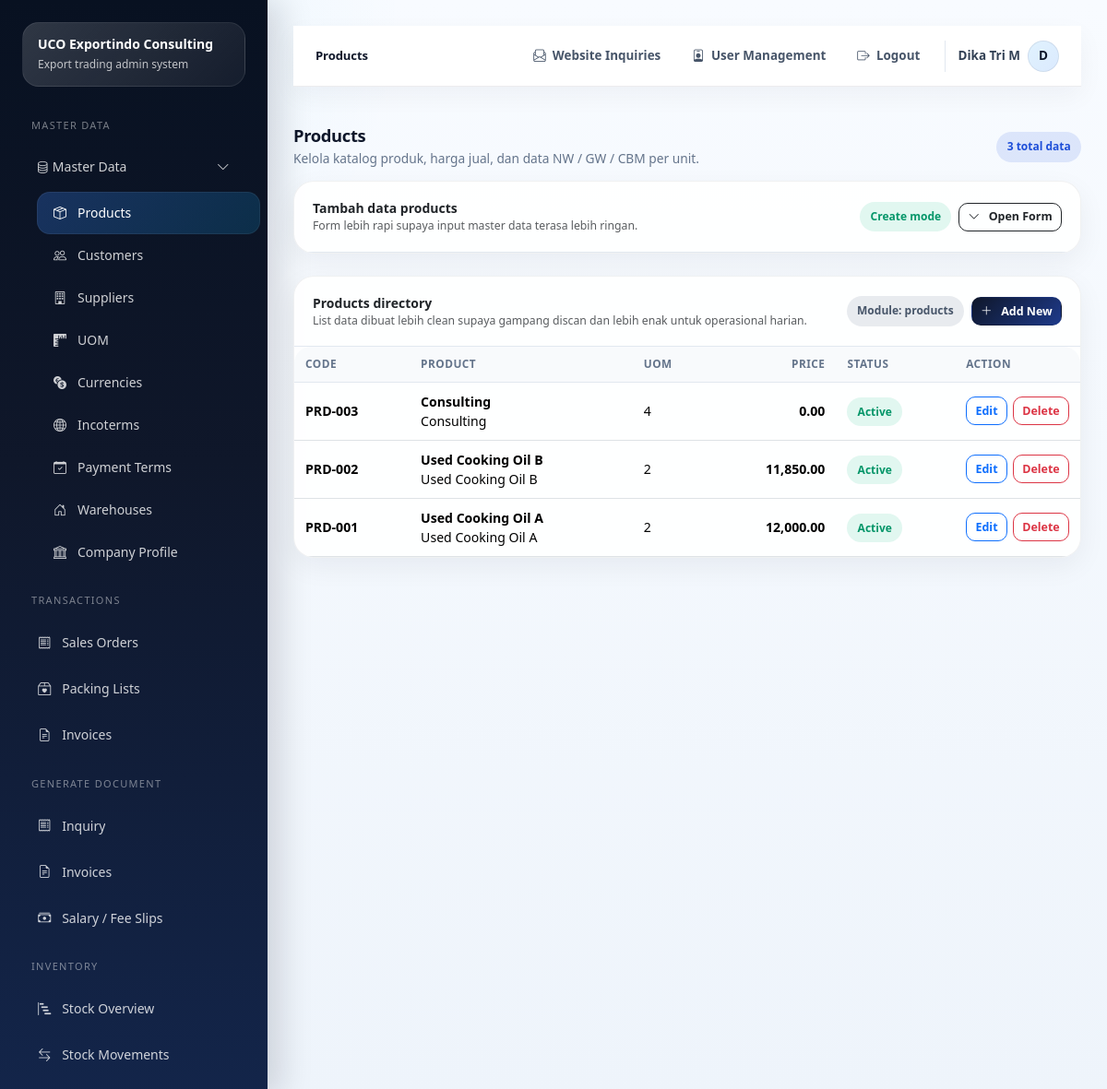
Page /masters/products (signed in) on the committed database.
### tables this page shows
CREATE TABLE IF NOT EXISTS `products` (
  `id` int NOT NULL AUTO_INCREMENT,
  `code` varchar(50) NOT NULL,
  `product_name` varchar(150) NOT NULL,
  `description` text,
  `image` varchar(255) DEFAULT NULL,
  `uom_id` int DEFAULT NULL,
  `sales_price` decimal(18,2) NOT NULL DEFAULT '0.00',
  `nw_unit` decimal(18,4) NOT NULL DEFAULT '0.0000',
  `gw_unit` decimal(18,4) NOT NULL DEFAULT '0.0000',
  `cbm_unit` decimal(18,4) NOT NULL DEFAULT '0.0000',
  `package_unit` decimal(18,4) NOT NULL DEFAULT '0.0000',
  `is_active` tinyint(1) NOT NULL DEFAULT '1',
  `created_at` timestamp NULL DEFAULT CURRENT_TIMESTAMP,
  PRIMARY KEY (`id`),
  KEY `fk_products_uom` (`uom_id`),
  CONSTRAINT `fk_products_uom` FOREIGN KEY (`uom_id`) REFERENCES `uoms` (`id`) ON DELETE SET NULL
);

### application/core/MY_Controller.php (called while the page is built, shortened)
<?php
class MY_Controller extends CI_Controller
{
    protected $user;
    public function __construct()
    {
        $this->user = $this->session->userdata('user');
    }
    protected function render($view, $data = [], $layout = 'admin')
    {
        $data['current_user'] = $this->user;
        $this->load->view('templates/admin_header', $data);
        $this->load->view($view, $data);
        $this->load->view('templates/admin_footer', $data);
    }
}

### application/controllers/Masters.php (called while the page is built, shortened)
<?php
class Masters extends MY_Controller
{
    private $maps = [];
    public function __construct()
    {
        $this->maps = [
            'customers' => ['table' => 'customers', 'title' => 'Customers', 'fields' => ['customer_code', 'company_name', 'pic_name', 'email', 'phone', 'address', 'country', 'is_active']],
            'suppliers' => ['table' => 'suppliers', 'title' => 'Suppliers', 'fields' => ['company_name', 'pic_name', 'email', 'phone', 'address', 'country']],
            'uom' => ['table' => 'uoms', 'title' => 'UOM', 'fields' => ['uom_name']],
            'currencies' => ['table' => 'currencies', 'title' => 'Currencies', 'fields' => ['currency_code', 'currency_name']],
            'incoterms' => ['table' => 'incoterms', 'title' => 'Incoterms', 'fields' => ['incoterm_code', 'description']],
            'payment_terms' => ['table' => 'payment_terms', 'title' => 'Payment Terms', 'fields' => ['term_name', 'description']],
            'warehouses' => ['table' => 'warehouses', 'title' => 'Warehouses', 'fields' => ['code', 'warehouse_name', 'location', 'is_active']],
            'users' => ['table' => 'users', 'title' => 'User Management', 'fields' => ['nama', 'username', 'password', 'position', 'role', 'is_active']],
            'products' => ['table' => 'products', 'title' => 'Products', 'fields' => ['code', 'product_name', 'description', 'image', 'uom_id',  'sales_price', 'nw_unit', 'gw_unit', 'cbm_unit', 'package_unit', 'is_active']],
        ];
    }
    public function index($slug = 'products')
    {
        $cfg = $this->maps[$slug];
        $data['page_title'] = $cfg['title'];
        $data['slug'] = $slug;
        $data['cfg'] = $cfg;
        $data['edit'] = $this->input->get('edit') ? $this->crud->get($cfg['table'], $this->input->get('edit')) : null;
        if ($slug === 'products') $data['uoms'] = $this->crud->all('uoms', 'uom_name ASC');
        $data['rows'] = $this->crud->all($cfg['table']);
        $this->render('admin/masters/index', $data);
    }
}

### index.php (called while the page is built, shortened)
<?php
require BASEPATH . 'core/CodeIgniter.php';

### application/helpers/uco_helper.php (called while the page is built, shortened)
<?php
function e($str)
{
    return htmlspecialchars((string)$str, ENT_QUOTES, 'UTF-8');
}
function format_money($amount, $decimals = 2)
{
    return number_format((float)$amount, $decimals, '.', ',');
}

### application/models/Crud_model.php (called while the page is built, shortened)
<?php
class Crud_model extends CI_Model
{
    public function all($table, $orderBy = 'id DESC')
    {
        $this->db->order_by($orderBy);
        return $this->db->get($table)->result_array();
    }
}

### application/views/admin/masters/index.php (the view, shortened to what this page needs)
<?php
$count_rows = is_array($rows) ? count($rows) : 0;
$title_map = [
  'products' => 'Kelola katalog produk, harga jual, dan data NW / GW / CBM per unit.',
  'customers' => 'Simpan buyer dan customer export agar transaksi lebih cepat saat create SO.',
  'suppliers' => 'Kelola data vendor atau supplier untuk kebutuhan sourcing dan operasional.',
  'uom' => 'Atur satuan unit yang dipakai oleh produk dan transaksi.',
  'currencies' => 'Kelola mata uang untuk sales order dan invoice internasional.',
  'incoterms' => 'Standarkan term perdagangan agar dokumen export lebih konsisten.',
  'payment_terms' => 'Simpan skema pembayaran yang sering dipakai saat transaksi.',
  'warehouses' => 'Kelola gudang aktif untuk flow inbound, stock, dan shipment.',
  'users' => 'Atur akses admin dan staff agar operasional lebih tertib.',
];
$form_title = $edit ? 'Edit data ' . strtolower($page_title) : 'Tambah data ' . strtolower($page_title);
$section_desc = $title_map[$slug] ?? 'Kelola master data sistem dengan tampilan yang lebih modern dan mudah dipahami.';
?>
<div class="section-block">
  <div class="section-head">
    <div>
      <h3><?= e($page_title); ?></h3>
      <p><?= e($section_desc); ?></p>
    </div>
    <span class="badge-soft badge-soft-primary"><?= $count_rows; ?> total data</span>
  </div>
  <div class="row g-4">
    <div class="col-12">
      <div class="card shadow-sm">
        <div class="card-header d-flex flex-wrap justify-content-between align-items-center gap-3">
          <div>
            <strong><?= e(ucfirst($form_title)); ?></strong>
            <div class="text-muted small">Form lebih rapi supaya input master data terasa lebih ringan.</div>
          </div>
          <div class="d-flex align-items-center gap-2">
            <?php if ($edit): ?>
              <span class="badge-soft badge-soft-warning">Edit mode</span>
            <?php else: ?>
              <span class="badge-soft badge-soft-success">Create mode</span>
            <?php endif; ?>
            <button
              class="btn btn-sm btn-outline-dark"
              type="button"
              data-bs-toggle="collapse"
              data-bs-target="#masterFormCollapse"
              aria-expanded="<?= $edit ? 'true' : 'false'; ?>"
              aria-controls="masterFormCollapse">
              <i class="bi bi-chevron-down me-1"></i>
              <?= $edit ? 'Hide / Show Form' : 'Open Form'; ?>
            </button>
          </div>
        </div>
      </div>
    </div>
    <div class="col-12">
      <div class="card shadow-sm">
        <div class="card-header d-flex flex-wrap justify-content-between align-items-center gap-3">
          <div>
            <strong><?= e($page_title); ?> directory</strong>
            <div class="text-muted small">List data dibuat lebih clean supaya gampang discan dan lebih enak untuk operasional harian.</div>
          </div>
          <div class="d-flex align-items-center gap-2">
            <div class="badge-soft badge-soft-secondary">Module: <?= e($slug); ?></div>
            <button
              class="btn btn-sm btn-dark"
              type="button"
              data-bs-toggle="collapse"
              data-bs-target="#masterFormCollapse"
              aria-expanded="<?= $edit ? 'true' : 'false'; ?>"
              aria-controls="masterFormCollapse">
              <i class="bi bi-plus-lg me-1"></i> Add New
            </button>
          </div>
        </div>
        <div class="card-body p-0">
          <div class="table-responsive">
            <table class="table table-sm mb-0 align-middle">
              <thead>
                <tr>
                  <?php if ($slug === 'products'): ?>
                    <th>Code</th>
                    <th>Product</th>
                    <th>UOM</th>
                    <th class="text-end">Price</th>
                    <th>Status</th>
                    <th class="action-cell">Action</th>
                  <?php elseif ($slug === 'uom'): ?>
                    <th>UOM</th>
                    <th class="action-cell">Action</th>
                  <?php elseif ($slug === 'currencies'): ?>
                    <th>Code</th>
                    <th>Name</th>
                    <th class="action-cell">Action</th>
                  <?php elseif ($slug === 'incoterms'): ?>
                    <th>Code</th>
                    <th>Description</th>
                    <th class="action-cell">Action</th>
                  <?php elseif ($slug === 'payment_terms'): ?>
                    <th>Term</th>
                    <th>Description</th>
                    <th class="action-cell">Action</th>
                  <?php endif; ?>
                </tr>
              </thead>
              <tbody>
                <?php if (!$rows): ?>
                  <tr>
                    <td colspan="6" class="empty-state">Belum ada data <?= e(strtolower($page_title)); ?>.</td>
                  </tr>
                  <?php else: foreach ($rows as $row): ?>
                    <tr>
                      <?php if ($slug === 'products'): ?>
                        <td class="fw-semibold"><?= e($row['code']); ?></td>
                        <td>
                          <div class="fw-semibold"><?= e($row['product_name']); ?></div>
                          <div class="small-muted"><?= e($row['description']); ?></div>
                        </td>
                        <td><?= e($row['uom_id'] ?? '-'); ?></td>
                        <td class="text-end fw-semibold"><?= format_money($row['sales_price'] ?? 0); ?></td>
                        <td><span class="badge-soft badge-soft-<?= (($row['is_active'] ?? 1) ? 'success' : 'secondary'); ?>"><?= (($row['is_active'] ?? 1) ? 'Active' : 'Inactive'); ?></span></td>
                      <?php elseif ($slug === 'uom'): ?>
                        <td class="fw-semibold"><?= e($row['uom_name']); ?></td>
                      <?php elseif ($slug === 'currencies'): ?>
                        <td class="fw-semibold"><?= e($row['currency_code']); ?></td>
                        <td><?= e($row['currency_name']); ?></td>
                      <?php elseif ($slug === 'incoterms'): ?>
                        <td class="fw-semibold"><?= e($row['incoterm_code']); ?></td>
                        <td><?= e($row['description']); ?></td>
                      <?php elseif ($slug === 'payment_terms'): ?>
                        <td class="fw-semibold"><?= e($row['term_name']); ?></td>
                        <td><?= e($row['description']); ?></td>
                      <?php endif; ?>
                      <td class="action-cell">
                        <div class="table-action-group">
                          <a href="<?= site_url('masters/' . $slug . '?edit=' . $row['id']); ?>" class="btn btn-sm btn-outline-primary">Edit</a>
                          <form method="post" class="d-inline" onsubmit="return confirm('Hapus data ini?')">
                            <button class="btn btn-sm btn-outline-danger">Delete</button>
                          </form>
                        </div>
                      </td>
                    </tr>
                <?php endforeach;
                endif; ?>
              </tbody>
            </table>
          </div>
        </div>
      </div>
    </div>
  </div>
</div>

### assets/css2/app.css (style rules this page uses)
:root { --uco-navy: #0f172a; --uco-navy-2: #111c44; --uco-blue: #1d4ed8; --uco-cyan: #0ea5e9; --uco-green: #10b981; --uco-warning: #f59e0b; --uco-danger: #ef4444; --uco-light: #f8fafc; --uco-line: #e2e8f0; --uco-text: #0f172a; --uco-muted: #64748b; --uco-card: #ffffff; --uco-shadow: 0 20px 45px rgba(15, 23, 42, .08); }
html, body { height: 100%; }
body { font-size: 14px; color: var(--uco-text); background: radial-gradient(circle at top left, rgba(14, 165, 233, .08), transparent 26%), linear-gradient(180deg, #f8fbff 0%, #eef4fb 100%); }
a { text-decoration: none; }
.glass-card, .card, .login-card, .public-soft-card { border: 1px solid rgba(15, 23, 42, .06) !important; border-radius: 22px !important; box-shadow: var(--uco-shadow) !important; }
.card, .glass-card { background: rgba(255,255,255,.9); overflow: hidden; }
.card .card-header { background: transparent !important; border-bottom: 1px solid var(--uco-line); padding: 18px 20px; }
.card .card-body { padding: 20px; }
.table-responsive { border-radius: 18px; }
.table-sm td, .table-sm th { vertical-align: middle; padding: .85rem .9rem; }
.table thead th { background: #f8fafc; color: #334155; font-size: 12px; text-transform: uppercase; letter-spacing: .03em; border-bottom: 1px solid var(--uco-line); }
.badge-soft { padding: .45rem .7rem; border-radius: 999px; font-weight: 600; font-size: 12px; }
.badge-soft-primary { background: rgba(29,78,216,.12); color: #1d4ed8; }
.badge-soft-success { background: rgba(16,185,129,.12); color: #059669; }
.badge-soft-secondary { background: rgba(100,116,139,.14); color: #475569; }
.section-block { margin-bottom: 24px; }
.section-head { display: flex; justify-content: space-between; gap: 14px; align-items: end; margin-bottom: 14px; }
.section-head h3 { font-size: 1.05rem; margin: 0; font-weight: 700; }
.section-head p { margin: 4px 0 0; color: var(--uco-muted); font-size: 13px; }
.btn { border-radius: 14px; padding: .62rem 1rem; font-weight: 600; }
.btn-dark { background: linear-gradient(135deg, #0f172a, #1e3a8a); border-color: transparent; }
.table-action-group { display: flex; flex-wrap: wrap; gap: 8px; }
.table td .small-muted { max-width:360px;white-space:nowrap;overflow:hidden;text-overflow:ellipsis }

### application/views/templates/admin_header.php (style rules this page uses)
html { overflow-y: scroll; }
body { overflow-x: hidden; }
.section-block { margin-bottom: 1.35rem; }
.section-head { display: flex; align-items: center; justify-content: space-between; gap: 1rem; margin-bottom: .85rem; }
.section-head h3 { margin-bottom: .15rem; font-size: 1.15rem; font-weight: 800; letter-spacing: -.02em; }
.section-head p { margin-bottom: 0; font-size: .86rem; color: #64748b; }
.card { border: 1px solid rgba(15, 23, 42, .08); border-radius: 18px; }
.card.shadow-sm { box-shadow: 0 10px 30px rgba(15, 23, 42, .055) !important; }
.card-body { padding: 1.1rem; }
.btn { border-radius: 11px; font-weight: 700; display: inline-flex; align-items: center; justify-content: center; gap: .35rem; }
.btn-sm { min-height: 31px; padding: .28rem .58rem; border-radius: 10px; font-size: .78rem; line-height: 1.1; white-space: nowrap; }
.table-responsive { overflow-x: auto; }
.table { --bs-table-bg: transparent; font-size: .88rem; }
.table> :not(caption)>*>* { padding: .62rem .75rem; vertical-align: middle; }
.table thead th { font-size: .74rem; text-transform: uppercase; letter-spacing: .04em; color: #64748b; background: #f8fafc; border-bottom: 1px solid #e2e8f0; white-space: nowrap; }
.table-action-group, .action-buttons { display: inline-flex; align-items: center; flex-wrap: nowrap; gap: .38rem; white-space: nowrap; }
.table-action-group form, .action-buttons form { display: inline-flex; margin: 0; }
.table td.action-cell, .table th.action-cell { width: 1%; white-space: nowrap; }

### rows in the picture
products: code "PRD-003", product_name "Consulting", description "Consulting", uom "4", sales_price "0.00", is_active "Active"
products: code "PRD-002", product_name "Used Cooking Oil B", description "Used Cooking Oil B", uom "2", sales_price "11,850.00", is_active "Active"
products: code "PRD-001", product_name "Used Cooking Oil A", description "Used Cooking Oil A", uom "2", sales_price "12,000.00", is_active "Active"

### other values in the picture
$page_title "Products"
isset($u['nama']) ? $u['nama'] : 'Admin' "Dika Tri M"
substr((string)(isset($u['nama']) ? $u['nama'] : 'A'), 0, 1) "D"
$section_desc "Kelola katalog produk, harga jual, dan data NW / GW / CBM per unit."
$count_rows "3"
$form_title "Tambah data products"
$slug "products"
